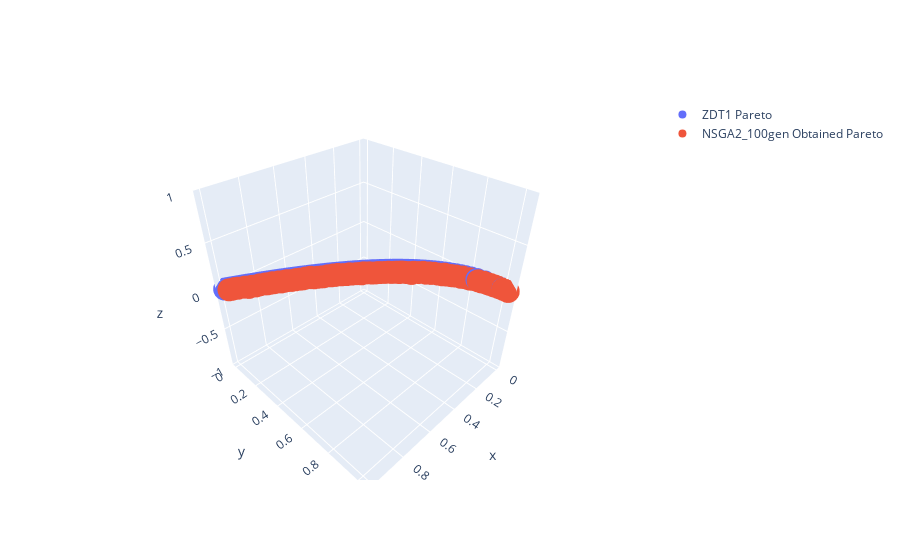

The cell this chart's notebook holds for it:
### Code cell
plot_pareto_front_3d(pareto_front, obtained_results, 'NSGA2_100gen', 'ZDT1')
